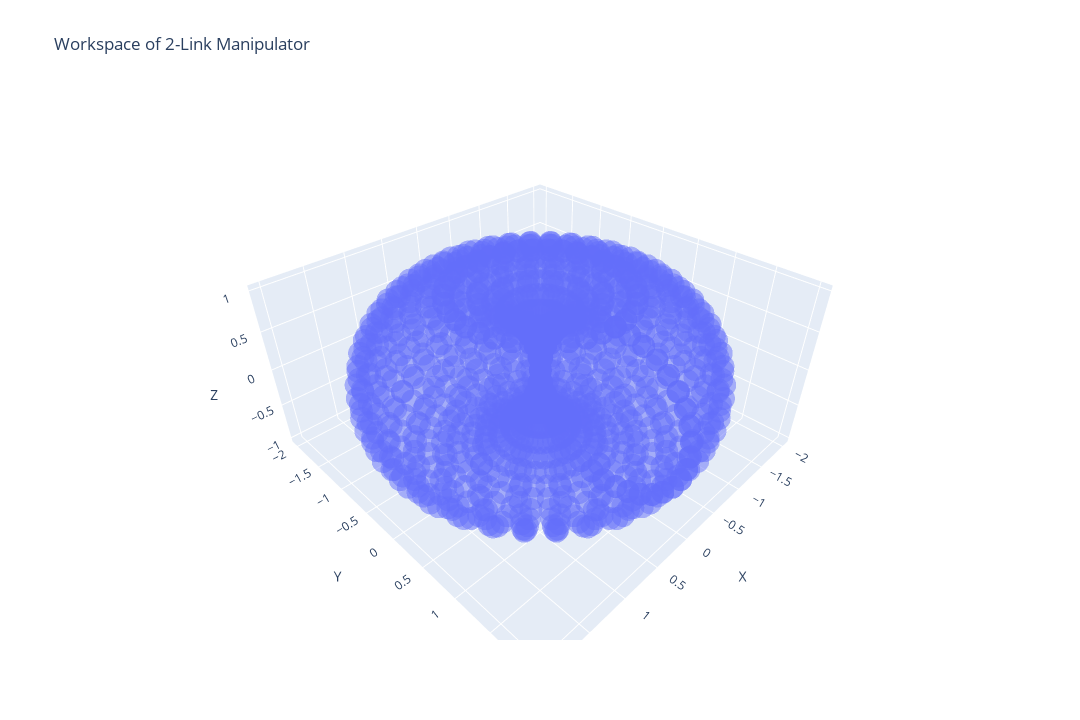

Notebook code for this chart:
### Markdown cell above
## Plot the result

### Code cell
import plotly.express as px
import pandas as pd

# lenghts of the links
L1 = 1.0
L2 = 1.0

points = evaluate_kinematics(theta1_list, theta2_list, L1, L2)
df = pd.DataFrame(
    {
        'x': points[:, 0],
        'y': points[:, 1],
        'z': points[:, 2],
    }
)

fig = px.scatter_3d(
    df,
    x='x',
    y='y',
    z='z',
    title='Workspace of 2-Link Manipulator',
    labels={'x': 'X', 'y': 'Y', 'z': 'Z'},
    opacity=0.5,
    size_max=3
)


fig.update_layout(
    scene=dict(
        #aspectmode='data',
        xaxis_title='X',
        yaxis_title='Y',
        zaxis_title='Z',
        bgcolor='white'
    ),
    width=1080,
    height=720
)

fig.show()

### Figure 1 — Plotly figure (JSON) as saved in the notebook; plotly's stock layout.template omitted (floating-point values rounded to 4 significant figures; data arrays with more than 128 entries replaced by an {"elided": "..."} marker saying what was removed)
{"data": [{"hovertemplate": "X=%{x}<br>Y=%{y}<br>Z=%{z}<extra></extra>", "legendgroup": "", "marker": {"color": "#636efa", "opacity": 0.5, "symbol": "circle"}, "mode": "markers", "name": "", "scene": "scene", "showlegend": false, "type": "scatter3d", "x": {"elided": "1369 float values"}, "y": {"elided": "1369 float values"}, "z": {"elided": "1369 float values"}}], "layout": {"height": 720, "legend": {"tracegroupgap": 0}, "scene": {"bgcolor": "white", "domain": {"x": [0, 1], "y": [0, 1]}, "xaxis": {"title": {"text": "X"}}, "yaxis": {"title": {"text": "Y"}}, "zaxis": {"title": {"text": "Z"}}}, "title": {"text": "Workspace of 2-Link Manipulator"}, "width": 1080}}
